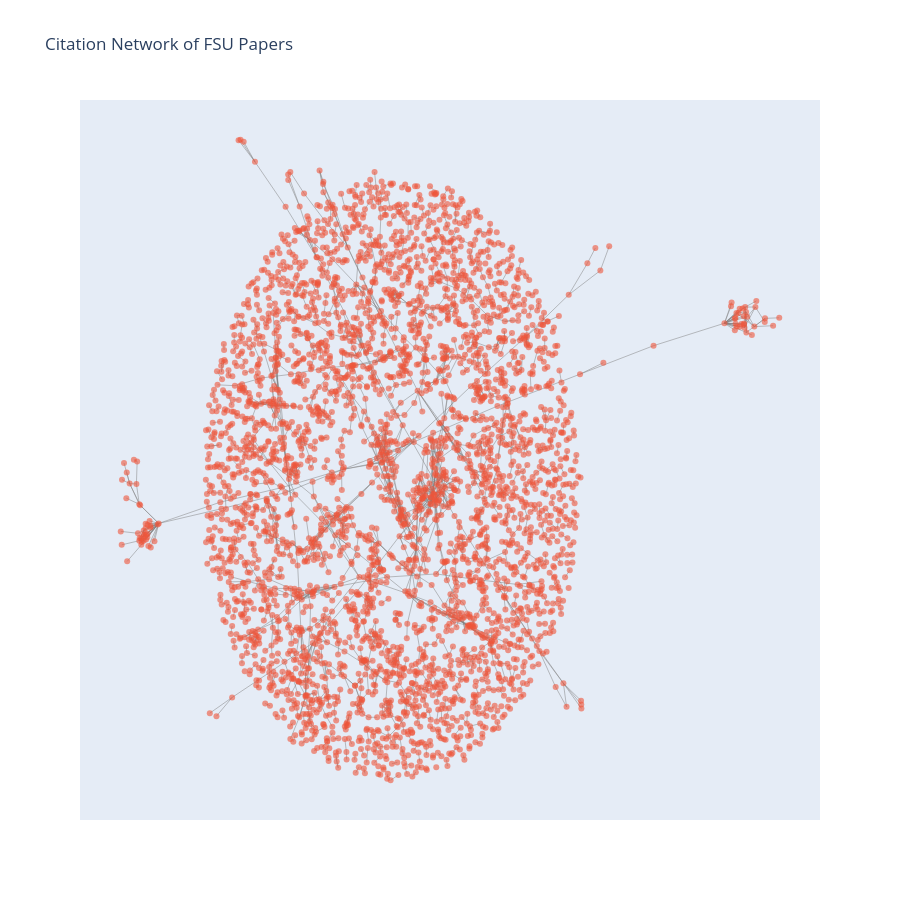

Write notebook code for a chart like this one.
### Markdown cell above
Of the 209,884 total edges collected, 3,462 survived the within-FSU filter, about 1.65% of all edges.

**Sample size:** 5000 works pulled from the full FSU works list.


**Method:** without replacement, seeded with random_state=42, so reruns pull the same 5000 papers and results don't shift between runs.


**Why a sample works here:** I'm not trying to count every citation for every FSU paper, just see the overall shape of the network, how sparse it gets once filtered to FSU to FSU links, whether it clusters, how connected it is. That kind of structure shows up in a subset just as well as the full data.

### Code cell
import pandas as pd
import networkx as nx
import plotly.graph_objects as go

# reload from file — never re-run the crawl to fix a plotting bug
edge_df = pd.read_csv("paper_citation_links_within_fsu.csv")

# directed graph: citation direction matters, A cites B != B cites A
G = nx.from_pandas_edgelist(
    edge_df, source="paper_id_1", target="paper_id_2", create_using=nx.DiGraph
)

# seeded so the layout is identical every time you rerun this
pos = nx.spring_layout(G, seed=42)

# edge trace: one line, with None as a "pen up" break between each segment
edge_x, edge_y = [], []
for u, v in G.edges():
    x0, y0 = pos[u]
    x1, y1 = pos[v]
    edge_x += [x0, x1, None]
    edge_y += [y0, y1, None]

edge_trace = go.Scatter(
    x=edge_x, y=edge_y, mode="lines",
    line=dict(width=0.5, color="gray"),
    hoverinfo="none",
)

# node trace: one point per paper, hover shows its id
node_x = [pos[n][0] for n in G.nodes()]
node_y = [pos[n][1] for n in G.nodes()]

node_trace = go.Scatter(
    x=node_x, y=node_y, mode="markers",
    marker=dict(size=6, opacity=0.6),  # <1 opacity so overlapping nodes don't just blob together
    text=list(G.nodes()),
    hoverinfo="text",
)

fig = go.Figure(data=[edge_trace, node_trace])
fig.update_layout(
    title="Citation Network of FSU Papers",
    xaxis=dict(showgrid=False, zeroline=False, showticklabels=False),
    yaxis=dict(showgrid=False, zeroline=False, showticklabels=False),
    showlegend=False,
    width=900,
    height=900,
)
fig.show()

### Figure 1 — Plotly figure (JSON) as saved in the notebook; plotly's stock layout.template omitted (floating-point values rounded to 4 significant figures; data arrays with more than 128 entries replaced by an {"elided": "..."} marker saying what was removed)
{"data": [{"hoverinfo": "none", "line": {"color": "gray", "width": 0.5}, "mode": "lines", "type": "scatter", "x": {"elided": "10470 float values"}, "y": {"elided": "10470 float values"}}, {"hoverinfo": "text", "marker": {"opacity": 0.6, "size": 6}, "mode": "markers", "text": {"elided": "3760 str values"}, "type": "scatter", "x": {"elided": "3760 float values"}, "y": {"elided": "3760 float values"}}], "layout": {"height": 900, "showlegend": false, "title": {"text": "Citation Network of FSU Papers"}, "width": 900, "xaxis": {"showgrid": false, "showticklabels": false, "zeroline": false}, "yaxis": {"showgrid": false, "showticklabels": false, "zeroline": false}}}
